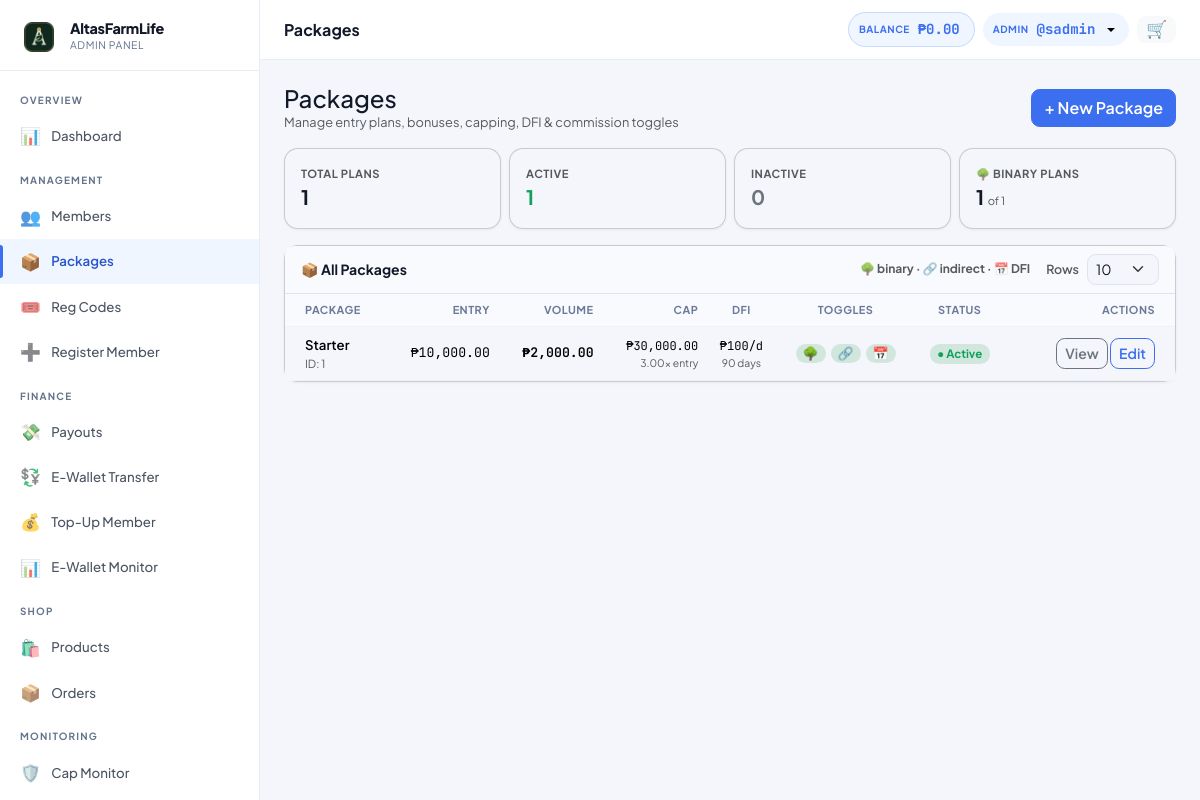
/?page=admin_packages (signed in), run on the app's committed database.
### tables this page shows
CREATE TABLE settings (
  key_name   VARCHAR(80) NOT NULL PRIMARY KEY,
  value      TEXT        NOT NULL,
  updated_at TIMESTAMP DEFAULT CURRENT_TIMESTAMP ON UPDATE CURRENT_TIMESTAMP
);

CREATE TABLE users (
  id                INT UNSIGNED AUTO_INCREMENT PRIMARY KEY,
  username          VARCHAR(40)  NOT NULL UNIQUE,
  password_hash     VARCHAR(255) NOT NULL,
  role              ENUM('member','admin','superadmin') NOT NULL DEFAULT 'member',
  package_id        INT UNSIGNED NULL,
  reg_code_id           INT UNSIGNED NULL,
  reg_payment_method    ENUM('code','ewallet','pending','standard') NOT NULL DEFAULT 'code',
  reg_paid_by           INT UNSIGNED NULL,

   
  sponsor_id        INT UNSIGNED NULL,
  binary_parent_id  INT UNSIGNED NULL,
  binary_position   ENUM('left','right') NULL,

   
  left_count        INT UNSIGNED NOT NULL DEFAULT 0,
  left_count_paid   INT UNSIGNED NOT NULL DEFAULT 0,
  right_count       INT UNSIGNED NOT NULL DEFAULT 0,
  right_count_paid  INT UNSIGNED NOT NULL DEFAULT 0,
  pairs_paid        INT UNSIGNED NOT NULL DEFAULT 0,
  pairs_flushed     INT UNSIGNED NOT NULL DEFAULT 0,
  pairs_paid_today  INT UNSIGNED NOT NULL DEFAULT 0,   

   
  lifetime_earned       DECIMAL(14,2) NOT NULL DEFAULT 0.00,
  cap_status            ENUM('active','capped','perminact') NOT NULL DEFAULT 'active',
  capping_bypass        TINYINT(1)   NOT NULL DEFAULT 0,
  daily_cap_bypass      TINYINT(1)   NOT NULL DEFAULT 0,
  capped_at             TIMESTAMP NULL,
  last_reactivation_at  TIMESTAMP NULL,
  dfi_days_used         INT UNSIGNED NOT NULL DEFAULT 0,
  dfi_active            TINYINT(1)   NOT NULL DEFAULT 1,
  cd_active             TINYINT(1)   NOT NULL DEFAULT 0,
  ewallet_sent_today      DECIMAL(12,2) NOT NULL DEFAULT 0.00,
  ewallet_sent_this_week  DECIMAL(12,2) NOT NULL DEFAULT 0.00,

   
  full_name         VARCHAR(120) NULL,
  email             VARCHAR(120) NULL,
  mobile            VARCHAR(20)  NULL,
  gcash_number      VARCHAR(20)  NULL,
  maya_number       VARCHAR(20)  NULL,
  usdt_trc20_address VARCHAR(100) NULL,
  usdt_bep20_address VARCHAR(100) NULL,
  address           TEXT         NULL,
  photo             VARCHAR(200) NULL,

  ewallet_balance       DECIMAL(14,2) NOT NULL DEFAULT 0.00,
  withdrawable_balance  DECIMAL(14,2) NOT NULL DEFAULT 0.00,
  status                ENUM('active','suspended','pending','deactivated') NOT NULL DEFAULT 'active',
  joined_at         TIMESTAMP DEFAULT CURRENT_TIMESTAMP,
  last_login        TIMESTAMP NULL,

  FOREIGN KEY (sponsor_id)       REFERENCES users(id) ON DELETE SET NULL,
  FOREIGN KEY (binary_parent_id) REFERENCES users(id) ON DELETE SET NULL,
  FOREIGN KEY (package_id)       REFERENCES packages(id) ON DELETE SET NULL
);

CREATE TABLE packages (
  id                        INT UNSIGNED AUTO_INCREMENT PRIMARY KEY,
  name                      VARCHAR(80)      NOT NULL,
  image                     VARCHAR(200)     NULL,
  entry_fee                 DECIMAL(12,2)    NOT NULL,
  pairing_bonus             DECIMAL(12,2)    NOT NULL,
  daily_pair_cap            TINYINT UNSIGNED NOT NULL DEFAULT 3,
  direct_ref_bonus          DECIMAL(12,2)    NOT NULL DEFAULT 0.00,
   
  lifetime_cap_multiplier   DECIMAL(5,2)     NOT NULL DEFAULT 3.00,
  reactivation_fee          DECIMAL(12,2)    NOT NULL DEFAULT 0.00,
  reactivation_window_days  INT              NOT NULL DEFAULT 15,
  daily_fixed_income        DECIMAL(12,2)    NOT NULL DEFAULT 0.00,
  daily_fixed_income_days   INT              NOT NULL DEFAULT 90,
  status                    ENUM('active','inactive') NOT NULL DEFAULT 'active',
  indirect_referral_enabled TINYINT(1)       NOT NULL DEFAULT 1,
  dfi_enabled               TINYINT(1)       NOT NULL DEFAULT 1,
  pairing_enabled           TINYINT(1)       NOT NULL DEFAULT 1,
  created_at                TIMESTAMP DEFAULT CURRENT_TIMESTAMP
);

### views/admin/packages.php (the view, shortened to what the rows shown need)
<?php require 'views/partials/head.php'; ?>
<?php require 'views/partials/sidebar_admin.php'; ?>
<div class="main-content">
  <?php require 'views/partials/topbar.php'; ?>
  <div class="page-content">
    <?php $packagesDisabled = function_exists('setting') ? setting('packages_disabled', '0') === '1' : false; ?>
    <?php
      $totalPkg  = count($allPackages);
      $activePkg = count(array_filter($allPackages, fn($p) => ($p['status'] ?? '') === 'active'));
      $inactivePkg = $totalPkg - $activePkg;
      $binaryPkg = count(array_filter($allPackages, fn($p) => (int)($p['pairing_enabled'] ?? 1) === 1));
    ?>
    <div class="row g-2 mb-3">
      <div class="col-6 col-md-3">
        <div class="card p-3">
          <div class="text-muted" style="font-size:.7rem;font-weight:700;text-transform:uppercase;letter-spacing:.5px;">Active</div>
          <div class="fw-bold fs-5 text-success"><?= $activePkg ?></div>
        </div>
      </div>
      <div class="col-6 col-md-3">
        <div class="card p-3">
          <div class="text-muted" style="font-size:.7rem;font-weight:700;text-transform:uppercase;letter-spacing:.5px;">Inactive</div>
          <div class="fw-bold fs-5 text-secondary"><?= $inactivePkg ?></div>
        </div>
      </div>
      <div class="col-6 col-md-3">
        <div class="card p-3">
          <div class="text-muted" style="font-size:.7rem;font-weight:700;text-transform:uppercase;letter-spacing:.5px;">🌳 Binary Plans</div>
          <div class="fw-bold fs-5"><?= $binaryPkg ?> <span class="text-muted" style="font-size:.7rem;font-weight:400;">of <?= $totalPkg ?></span></div>
        </div>
      </div>
    </div>
    <div class="card">
      <div class="table-responsive">
        <table class="table table-hover align-middle mb-0">
          <thead>
            <tr>
              <th style="padding-left:1.25rem;">Package</th>
              <th class="text-end">Entry</th>
              <th class="text-end">Volume</th>
              <th class="text-end">Cap</th>
              <th class="text-center">DFI</th>
              <th class="text-center">Toggles</th>
              <th class="text-center">Status</th>
              <th class="text-end" style="padding-right:1.25rem;width:170px;">Actions</th>
            </tr>
          </thead>
          <tbody>
            <?php if (empty($packages['data'])): ?>
              <tr>
                <td colspan="8" class="text-center py-5 text-muted">
                  <div style="font-size:2rem;opacity:.3;margin-bottom:.5rem;">📦</div>
                  <div>No packages yet.</div>
                  <div style="font-size:.8rem;">Click <strong>+ New Package</strong> to create your first plan.</div>
                </td>
              </tr>
            <?php else: ?>
              <?php foreach ($packages['data'] as $pkg):
                $lifetimeCap = (float)$pkg['entry_fee'] * (float)$pkg['lifetime_cap_multiplier'];
                $hasDfi = (float)$pkg['daily_fixed_income'] > 0;
                $dfiOn = $hasDfi && (int)$pkg['dfi_enabled'] === 1;
                $pkgStatus = ($packagesDisabled) ? 'inactive' : $pkg['status'];
              ?>
                <tr>
                  <td style="padding-left:1.25rem;">
                    <div class="d-flex align-items-center gap-2">
                      <div>
                        <div class="fw-semibold"><?= e($pkg['name']) ?></div>
                        <div class="text-muted" style="font-size:.7rem;">ID: <?= (int)$pkg['id'] ?></div>
                      </div>
                    </div>
                  </td>
                  <td class="text-end font-mono"><?= fmt_money($pkg['entry_fee']) ?></td>
                  <td class="text-end font-mono td-green"><?= fmt_money($pkg['pairing_bonus']) ?></td>
                  <td class="text-end">
                    <div class="font-mono" style="font-size:.75rem;"><?= fmt_money($lifetimeCap) ?></div>
                    <div class="text-muted" style="font-size:.65rem;"><?= $pkg['lifetime_cap_multiplier'] ?>× entry</div>
                  </td>
                  <td class="text-center">
                    <?php if ($hasDfi): ?>
                      <div class="font-mono" style="font-size:.75rem;color:var(--pink);">₱<?= number_format((float)$pkg['daily_fixed_income'], 0) ?>/d</div>
                      <div class="text-muted" style="font-size:.65rem;"><?= (int)$pkg['daily_fixed_income_days'] ?> days</div>
                    <?php else: ?>
                      <span class="text-muted" style="font-size:.75rem;">—</span>
                    <?php endif; ?>
                  </td>
                  <td class="text-center">
                    <div style="display:flex;gap:5px;flex-wrap:nowrap;justify-content:center;">
                      <span class="badge toggle-badge <?= (int)$pkg['pairing_enabled'] === 1 && !$packagesDisabled ? 'bg-success-subtle text-success' : 'bg-secondary-subtle text-secondary toggle-off' ?>" title="Binary Network: <?= ((int)$pkg['pairing_enabled'] === 1 && !$packagesDisabled) ? 'ON' : 'OFF' ?>">🌳</span>
                      <span class="badge toggle-badge <?= (int)$pkg['indirect_referral_enabled'] === 1 && !$packagesDisabled ? 'bg-success-subtle text-success' : 'bg-secondary-subtle text-secondary toggle-off' ?>" title="Indirect Referral: <?= ((int)$pkg['indirect_referral_enabled'] === 1 && !$packagesDisabled) ? 'ON' : 'OFF' ?>">🔗</span>
                      <span class="badge toggle-badge <?= $dfiOn && !$packagesDisabled ? 'bg-success-subtle text-success' : 'bg-secondary-subtle text-secondary toggle-off' ?>" title="Daily Fixed Income: <?= ($dfiOn && !$packagesDisabled) ? 'ON' : 'OFF' ?>">📅</span>
                    </div>
                  </td>
                  <td class="text-center">
                    <?php if ($pkgStatus === 'active'): ?>
                      <span class="badge bg-success-subtle text-success" style="font-size:.72rem;">● Active</span>
                    <?php else: ?>
                      <span class="badge bg-secondary-subtle text-secondary" style="font-size:.72rem;">○ Inactive</span>
                    <?php endif; ?>
                  </td>
                  <td class="text-end" style="padding-right:1.25rem;">
                    <a href="<?= APP_URL ?>/?page=admin_packages&view=<?= (int)$pkg['id'] ?>" class="btn btn-sm btn-outline-secondary">View</a>
                    <?php if ($packagesDisabled): ?>
                      <button class="btn btn-sm btn-outline-primary" disabled>Edit</button>
                    <?php else: ?>
                      <a href="<?= APP_URL ?>/?page=admin_packages&edit=<?= (int)$pkg['id'] ?>" class="btn btn-sm btn-outline-primary">Edit</a>
                    <?php endif; ?>
                  </td>
                </tr>
              <?php endforeach; ?>
            <?php endif; ?>
          </tbody>
        </table>
      </div>
    </div>
  </div>
</div>
<?php require 'views/partials/footer.php'; ?>

### views/partials/sidebar_admin.php (shortened to what the rows shown need)
<?php
$cp = current_page();
$adminUser = Auth::user();
$initial = strtoupper(substr($adminUser['username'] ?? 'A', 0, 1));
$pendingPayouts = (int)db()->query("SELECT COUNT(*) FROM payout_requests WHERE status='pending'")->fetchColumn();
$pendingMembers = (int)db()->query("SELECT COUNT(*) FROM users WHERE role='member' AND status='pending'")->fetchColumn();
if (!function_exists('renderAdminNav')) {
function renderAdminNav($cp, $adminUser, $initial, $pendingPayouts, $pendingMembers)
{ ?>
  <div class="sidebar-brand">
    <div>
      <div class="brand-name"><?= e(setting('site_name', APP_NAME)) ?></div>
      <div class="brand-sub">Admin Panel</div>
    </div>
  </div>
<?php } ?>
<?php }  ?>
<div class="sidebar d-none d-lg-flex flex-column">
  <?php renderAdminNav($cp, $adminUser, $initial, $pendingPayouts, $pendingMembers); ?>
</div>
    <?php renderAdminNav($cp, $adminUser, $initial, $pendingPayouts, $pendingMembers); ?>

### views/partials/topbar.php (shortened to what the rows shown need)
<?php
if (isset($_GET['page']) && $_GET['page'] === 'admin_user_view' && !empty($_GET['id']) && Auth::isAdmin()) {
    $topbarUser = getUserById((int)$_GET['id']);
    if (!$topbarUser) {
        flash('error', 'User not found.');
        redirect('/?page=admin_users');
    }
    $walletUser = $topbarUser;
} else {
    $topbarUser = Auth::user();
    $walletUser = Auth::isSuperadmin() ? (User::find(Auth::actingAdminId()) ?: $topbarUser) : $topbarUser;
}
$topbarBalance = fmt_money($walletUser['ewallet_balance'] ?? 0);
$isMember      = ($topbarUser['role'] ?? '') === 'member';
?>
<div class="topbar-wrapper no-print">
    <div class="d-flex align-items-center gap-2">
        <?php if ($isMember || Auth::isSuperadmin()): ?>
            <div class="topbar-balance d-none d-sm-flex">
                <span class="bal-label">Balance</span>
                <span class="bal-amount" id="topbarBalance"><?= $topbarBalance ?></span>
            </div>
        <?php endif; ?>
        <div class="dropdown">
            <button class="topbar-balance border-0 dropdown-toggle" type="button"
                data-bs-toggle="dropdown" aria-expanded="false"
                title="<?= e($topbarUser['username'] ?? '') ?>" style="cursor:pointer;">
                <span class="bal-label"><?= Auth::isAdmin() ? 'Admin' : 'User' ?></span>
                <span class="bal-amount">@<?= e($topbarUser['username'] ?? '') ?></span>
            </button>
        </div>
    </div>
</div>

### data on the page
settings: value "AltasFarmLife"
users: ewallet_balance "₱0.00"
users: username "sadmin"
packages: status "1", status "0", pairing_enabled "1", name "Starter", id "1", entry_fee "₱10,000.00", pairing_bonus "₱2,000.00", fmt_money($lifetimeCap) "₱30,000.00", lifetime_cap_multiplier "3.00", daily_fixed_income "100", daily_fixed_income_days "90", shows "● Active"

### other printed values
$pageTitle "Packages"
$totalPkg "1"
form field per_page "10"
